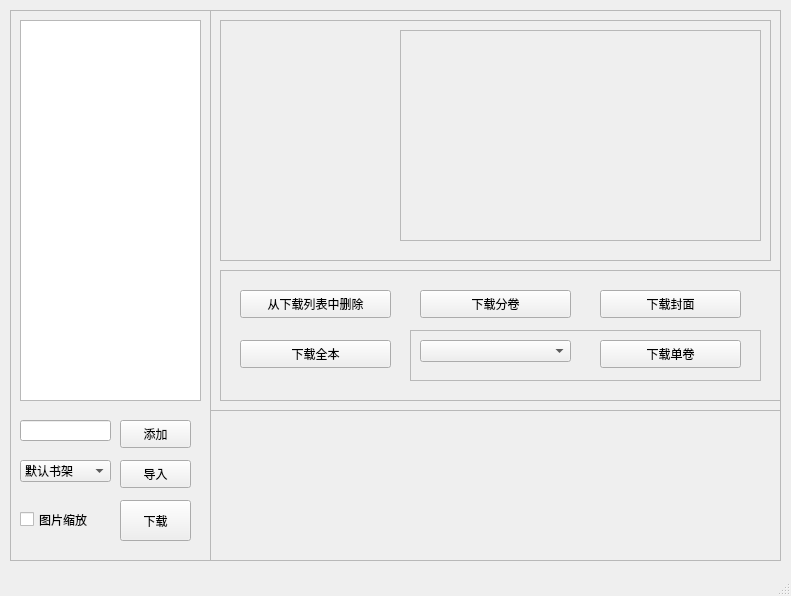
<?xml version="1.0" encoding="UTF-8"?>
<ui version="4.0">
 <class>mainWindow</class>
 <widget class="QMainWindow" name="mainWindow">
  <property name="geometry">
ADWSADW   <rect>
    <x>0</x>
    <y>0</y>
    <width>791</width>
    <height>596</height>
   </rect>
  </property>
  <property name="windowTitle">
   <string>Wenku8Downloader</string>
  </property>
  <widget class="QWidget" name="centralwidget">
   <widget class="QFrame" name="Books">
    <property name="geometry">
     <rect>
      <x>10</x>
      <y>10</y>
      <width>201</width>
      <height>551</height>
     </rect>
    </property>
    <property name="frameShape">
     <enum>QFrame::StyledPanel</enum>
    </property>
    <property name="frameShadow">
     <enum>QFrame::Raised</enum>
    </property>
    <widget class="QListView" name="BookList">
     <property name="geometry">
      <rect>
       <x>10</x>
       <y>10</y>
       <width>181</width>
       <height>381</height>
      </rect>
     </property>
    </widget>
    <widget class="QLineEdit" name="BookID">
     <property name="geometry">
      <rect>
       <x>10</x>
       <y>410</y>
       <width>91</width>
       <height>21</height>
      </rect>
     </property>
    </widget>
    <widget class="QPushButton" name="BookAdd">
     <property name="geometry">
      <rect>
       <x>110</x>
       <y>410</y>
       <width>71</width>
       <height>28</height>
      </rect>
     </property>
     <property name="text">
      <string>添加</string>
     </property>
    </widget>
    <widget class="QComboBox" name="Bookcase">
     <property name="geometry">
      <rect>
       <x>10</x>
       <y>450</y>
       <width>91</width>
       <height>22</height>
      </rect>
     </property>
     <item>
      <property name="text">
       <string>默认书架</string>
      </property>
     </item>
     <item>
      <property name="text">
       <string>第一组书架</string>
      </property>
     </item>
     <item>
      <property name="text">
       <string>第二组书架</string>
      </property>
     </item>
     <item>
      <property name="text">
       <string>第三组书架</string>
      </property>
     </item>
     <item>
      <property name="text">
       <string>第四组书架</string>
      </property>
     </item>
     <item>
      <property name="text">
       <string>第五组书架</string>
      </property>
     </item>
    </widget>
    <widget class="QPushButton" name="BookAddFromBookcase">
     <property name="geometry">
      <rect>
       <x>110</x>
       <y>450</y>
       <width>71</width>
       <height>28</height>
      </rect>
     </property>
     <property name="text">
      <string>导入</string>
     </property>
    </widget>
    <widget class="QPushButton" name="Download">
     <property name="geometry">
      <rect>
       <x>110</x>
       <y>490</y>
       <width>71</width>
       <height>41</height>
      </rect>
     </property>
     <property name="text">
      <string>下载</string>
     </property>
    </widget>
    <widget class="QCheckBox" name="IsResize">
     <property name="geometry">
      <rect>
       <x>10</x>
       <y>500</y>
       <width>91</width>
       <height>19</height>
      </rect>
     </property>
     <property name="text">
      <string>图片缩放</string>
     </property>
    </widget>
   </widget>
   <widget class="QFrame" name="Book">
    <property name="enabled">
     <bool>true</bool>
    </property>
    <property name="geometry">
     <rect>
      <x>210</x>
      <y>10</y>
      <width>571</width>
      <height>401</height>
     </rect>
    </property>
    <property name="frameShape">
     <enum>QFrame::StyledPanel</enum>
    </property>
    <property name="frameShadow">
     <enum>QFrame::Raised</enum>
    </property>
    <widget class="QFrame" name="BookInfo">
     <property name="geometry">
      <rect>
       <x>10</x>
       <y>10</y>
       <width>551</width>
       <height>241</height>
      </rect>
     </property>
     <property name="frameShape">
      <enum>QFrame::StyledPanel</enum>
     </property>
     <property name="frameShadow">
      <enum>QFrame::Raised</enum>
     </property>
     <widget class="QLabel" name="BookCover">
      <property name="geometry">
       <rect>
        <x>20</x>
        <y>10</y>
        <width>141</width>
        <height>211</height>
       </rect>
      </property>
      <property name="text">
       <string/>
      </property>
     </widget>
     <widget class="QTextBrowser" name="BookTextInfo">
      <property name="enabled">
       <bool>false</bool>
      </property>
      <property name="geometry">
       <rect>
        <x>180</x>
        <y>10</y>
        <width>361</width>
        <height>211</height>
       </rect>
      </property>
      <property name="html">
       <string>&lt;!DOCTYPE HTML PUBLIC &quot;-//W3C//DTD HTML 4.0//EN&quot; &quot;http://www.w3.org/TR/REC-html40/strict.dtd&quot;&gt;
&lt;html&gt;&lt;head&gt;&lt;meta name=&quot;qrichtext&quot; content=&quot;1&quot; /&gt;&lt;style type=&quot;text/css&quot;&gt;
p, li { white-space: pre-wrap; }
&lt;/style&gt;&lt;/head&gt;&lt;body style=&quot; font-family:'SimSun'; font-size:9pt; font-weight:400; font-style:normal;&quot;&gt;
&lt;p align=&quot;center&quot; style=&quot;-qt-paragraph-type:empty; margin-top:0px; margin-bottom:0px; margin-left:0px; margin-right:0px; -qt-block-indent:0; text-indent:0px;&quot;&gt;&lt;br /&gt;&lt;/p&gt;&lt;/body&gt;&lt;/html&gt;</string>
      </property>
     </widget>
    </widget>
    <widget class="QFrame" name="BookTools">
     <property name="geometry">
      <rect>
       <x>10</x>
       <y>260</y>
       <width>561</width>
       <height>131</height>
      </rect>
     </property>
     <property name="frameShape">
      <enum>QFrame::StyledPanel</enum>
     </property>
     <property name="frameShadow">
      <enum>QFrame::Raised</enum>
     </property>
     <widget class="QPushButton" name="DeleteFromList">
      <property name="enabled">
       <bool>true</bool>
      </property>
      <property name="geometry">
       <rect>
        <x>20</x>
        <y>20</y>
        <width>151</width>
        <height>28</height>
       </rect>
      </property>
      <property name="text">
       <string>从下载列表中删除</string>
      </property>
     </widget>
     <widget class="QPushButton" name="DownloadAll">
      <property name="geometry">
       <rect>
        <x>20</x>
        <y>70</y>
        <width>151</width>
        <height>28</height>
       </rect>
      </property>
      <property name="text">
       <string>下载全本</string>
      </property>
     </widget>
     <widget class="QPushButton" name="DownloadVolumes">
      <property name="geometry">
       <rect>
        <x>200</x>
        <y>20</y>
        <width>151</width>
        <height>28</height>
       </rect>
      </property>
      <property name="text">
       <string>下载分卷</string>
      </property>
     </widget>
     <widget class="QPushButton" name="DownloadCover">
      <property name="geometry">
       <rect>
        <x>380</x>
        <y>20</y>
        <width>141</width>
        <height>28</height>
       </rect>
      </property>
      <property name="text">
       <string>下载封面</string>
      </property>
     </widget>
     <widget class="QFrame" name="DownloadVolume">
      <property name="geometry">
       <rect>
        <x>190</x>
        <y>60</y>
        <width>351</width>
        <height>51</height>
       </rect>
      </property>
      <property name="frameShape">
       <enum>QFrame::StyledPanel</enum>
      </property>
      <property name="frameShadow">
       <enum>QFrame::Raised</enum>
      </property>
      <widget class="QPushButton" name="DownloadSingleVolume">
       <property name="geometry">
        <rect>
         <x>190</x>
         <y>10</y>
         <width>141</width>
         <height>28</height>
        </rect>
       </property>
       <property name="text">
        <string>下载单卷</string>
       </property>
      </widget>
      <widget class="QComboBox" name="Volumes">
       <property name="geometry">
        <rect>
         <x>10</x>
         <y>10</y>
         <width>151</width>
         <height>22</height>
        </rect>
       </property>
      </widget>
     </widget>
    </widget>
   </widget>
   <widget class="QFrame" name="Log">
    <property name="geometry">
     <rect>
      <x>210</x>
      <y>410</y>
      <width>571</width>
      <height>151</height>
     </rect>
    </property>
    <property name="frameShape">
     <enum>QFrame::StyledPanel</enum>
    </property>
    <property name="frameShadow">
     <enum>QFrame::Raised</enum>
    </property>
    <widget class="QTextBrowser" name="Logs">
     <property name="enabled">
      <bool>false</bool>
     </property>
     <property name="geometry">
      <rect>
       <x>0</x>
       <y>0</y>
       <width>571</width>
       <height>151</height>
      </rect>
     </property>
    </widget>
   </widget>
  </widget>
  <widget class="QStatusBar" name="statusbar"/>
 </widget>
 <resources/>
 <connections/>
</ui>
